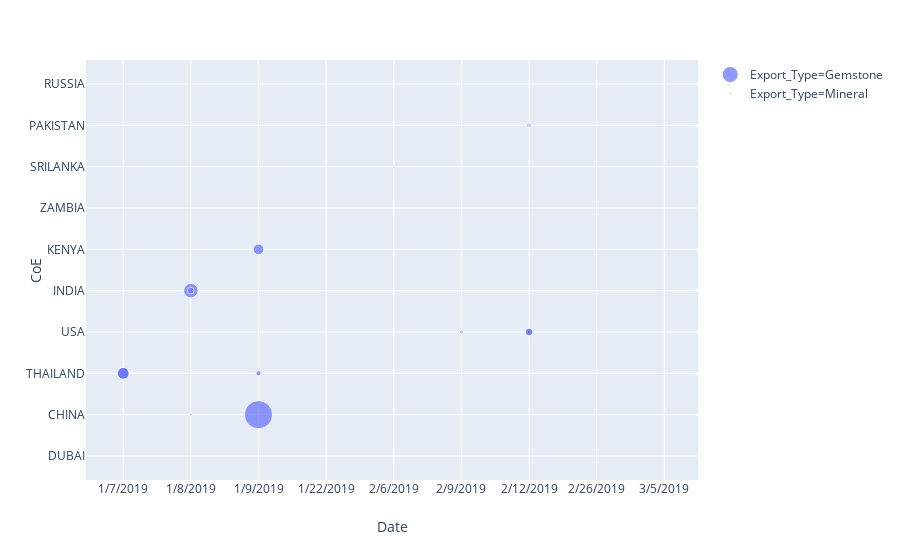

Notebook cell for this chart:
### Markdown cell above
## 1. Mineral/Gemstone Export and Trade Data 
This section shows the commodity exports from the Regional Geological Survey office in Lilongwe inspection certificates

### Code cell
import ipywidgets as widgets
from ipywidgets import interact, interact_manual
import pandas as pd
import plotly_express as px
data= pd.DataFrame
data=pd.read_csv('COI/allcoi.csv')
data
expo = data
px.scatter(expo, x="Date", y="CoE", size="Weight (Kg)", color="Export_Type", hover_name="Export_Item(s)")

### Figure 1 — Plotly figure (JSON) as saved in the notebook; plotly's stock layout.template omitted (floating-point values rounded to 4 significant figures)
{"data": [{"hovertemplate": "<b>%{hovertext}</b><br><br>Export_Type=Gemstone<br>Date=%{x}<br>CoE=%{y}<br>Weight (Kg)=%{marker.size}<extra></extra>", "hovertext": ["Tourmaline", "Tourmaline", "Red_Garnet", "Tourmaline_Cabochon", "Amethyst_Quartz", "Topaz", "Red_Garnet", "Tourmaline_Cabochon", "Blue_Corundum", "Blue_Corundum", "Topaz", "Tourmaline", "Red_Garnet", "Tourmaline", "Rhodolite", "Amethyst_Quartz", "Mandarin_Garnets ", "Topaz", "Aquamarine", "Aquamarine", "Aquamarine", "Aquamarine", "Aquamarine", "Aquamarine", "Aquamarine", "Amethyst_Quartz", "Rhodolite", "citrine", "quartz", "Rose_Quartz", "White_Quartz", "Cabochon_Sapphires ", "Aquamarine", "Red_Garnet", "Tourmaline", "Rhodolite", "Green_tourmaline", "Aquamarine", "Garnet                                ", "Tourmaline", "Amethyst_Quartz"], "legendgroup": "Export_Type=Gemstone", "marker": {"color": "#636efa", "size": [0.04775, 0.06532, 0.04068, 0.00343, 0.0343, 0.00893, 0.00723, 0.8, 70, 70, 2.74, 0.042, 0.028, 0.017, 0.09, 105, 4.78, 22, 58, 400, 13.73, 0.02, 0.65, 2, 0.6, 2, 7.2, 1, 32, 11.7, 0.15, 3.85, 1, 7, 11.85, 29.15, 0.1, 0.114, 0.02796, 0.0035, 0.021], "sizemode": "area", "sizeref": 1, "symbol": "circle"}, "mode": "markers", "name": "Export_Type=Gemstone", "showlegend": true, "type": "scatter", "uid": "351aa172-77bb-4368-a6ec-bc9678da7f99", "x": ["1/7/2019", "1/7/2019", "1/7/2019", "1/7/2019", "1/7/2019", "1/7/2019", "1/7/2019", "1/7/2019", "1/7/2019", "1/7/2019", "1/8/2019", "1/8/2019", "1/8/2019", "1/8/2019", "1/8/2019", "1/8/2019", "1/8/2019", "1/8/2019", "1/9/2019", "1/9/2019", "1/9/2019", "1/22/2019", "2/6/2019", "2/6/2019", "2/6/2019", "2/9/2019", "2/9/2019", "2/12/2019", "2/12/2019", "2/12/2019", "2/12/2019", "2/12/2019", "2/12/2019", "2/12/2019", "2/12/2019", "2/12/2019", "2/26/2019", "3/5/2019", "3/5/2019", "3/5/2019", "3/5/2019"], "xaxis": "x", "y": ["DUBAI", "DUBAI", "DUBAI", "DUBAI", "DUBAI", "DUBAI", "DUBAI", "CHINA", "THAILAND", "THAILAND", "CHINA", "USA", "USA", "USA", "USA", "INDIA", "INDIA", "INDIA", "KENYA", "CHINA", "THAILAND", "ZAMBIA", "SRILANKA", "SRILANKA", "SRILANKA", "USA", "USA", "PAKISTAN", "USA", "PAKISTAN", "PAKISTAN", "PAKISTAN", "PAKISTAN", "USA", "USA", "USA", "RUSSIA", "USA", "USA", "USA", "USA"], "yaxis": "y"}, {"hovertemplate": "<b>%{hovertext}</b><br><br>Export_Type=Mineral<br>Date=%{x}<br>CoE=%{y}<br>Weight (Kg)=%{marker.size}<extra></extra>", "hovertext": ["Soil samples"], "legendgroup": "Export_Type=Mineral", "marker": {"color": "#EF553B", "size": [1.25], "sizemode": "area", "sizeref": 1, "symbol": "circle"}, "mode": "markers", "name": "Export_Type=Mineral", "showlegend": true, "type": "scatter", "uid": "6bbb6175-d00c-40a0-9d93-7cfa74223066", "x": ["2/9/2019"], "xaxis": "x", "y": ["USA"], "yaxis": "y"}], "layout": {"autosize": true, "grid": {"xaxes": ["x"], "xgap": 0.1, "xside": "bottom", "yaxes": ["y"], "ygap": 0.1, "yside": "left"}, "legend": {"tracegroupgap": 0}, "margin": {"t": 60}, "xaxis": {"autorange": true, "range": [-0.5479, 8.496], "title": {"text": "Date"}, "type": "category"}, "yaxis": {"autorange": true, "range": [-0.5735, 9.574], "title": {"text": "CoE"}, "type": "category"}}}
